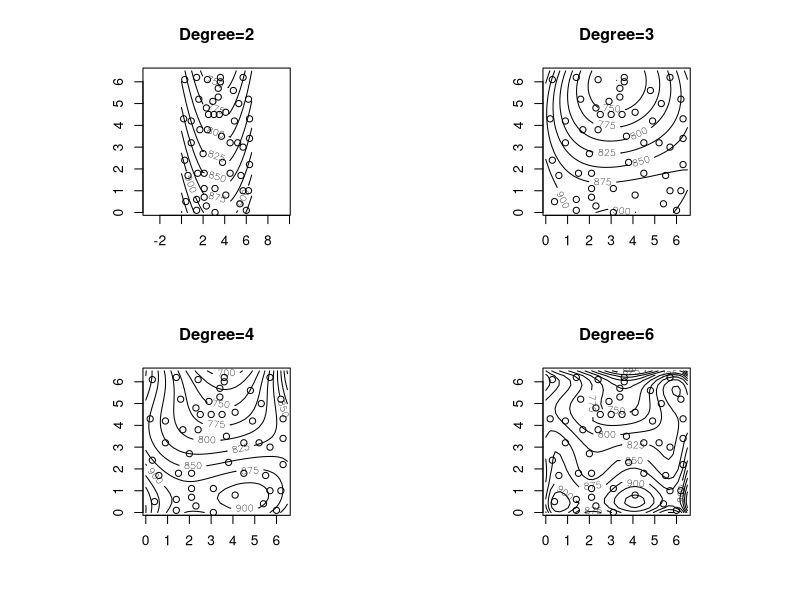
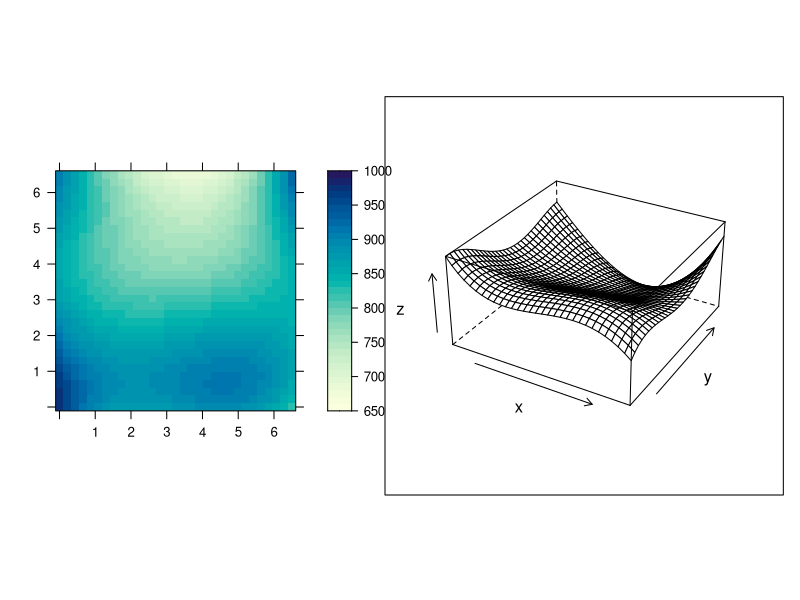
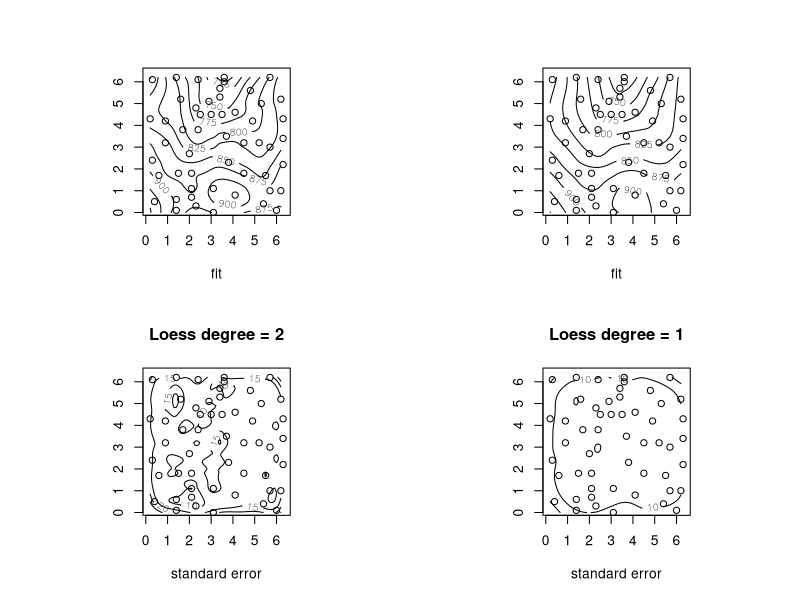
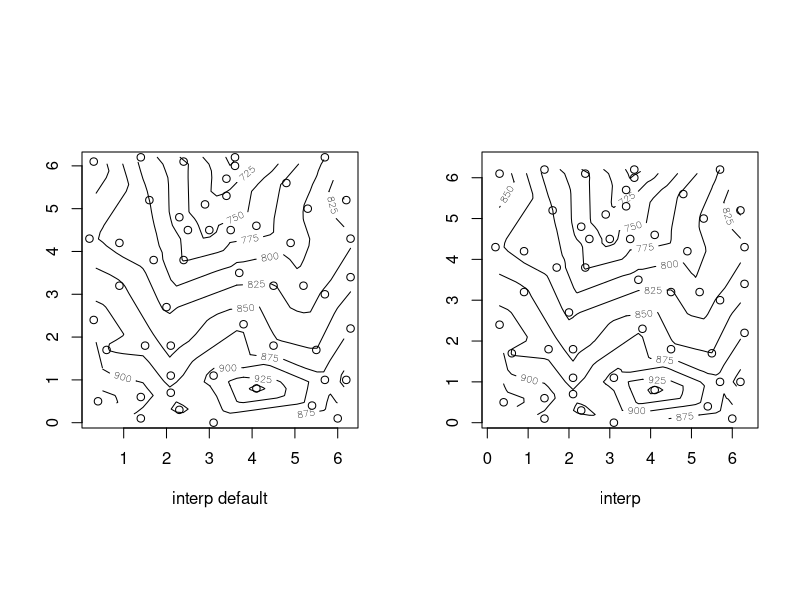
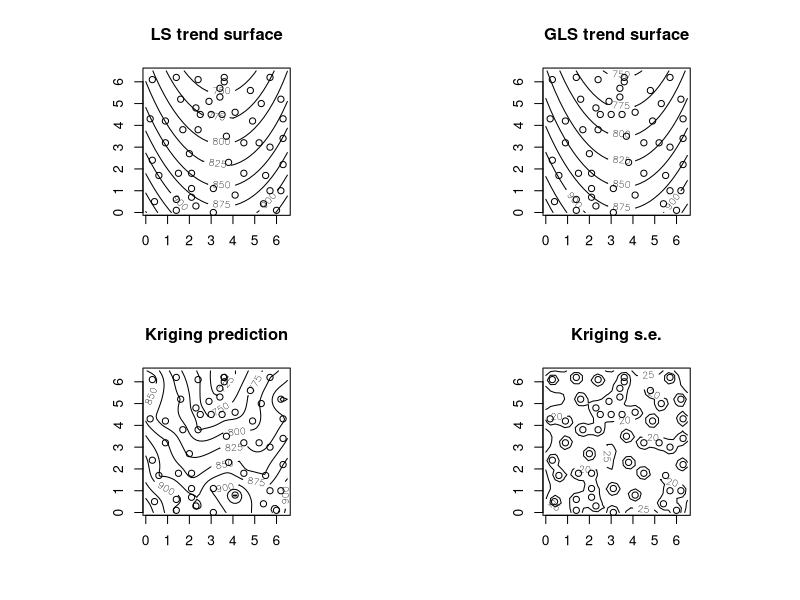
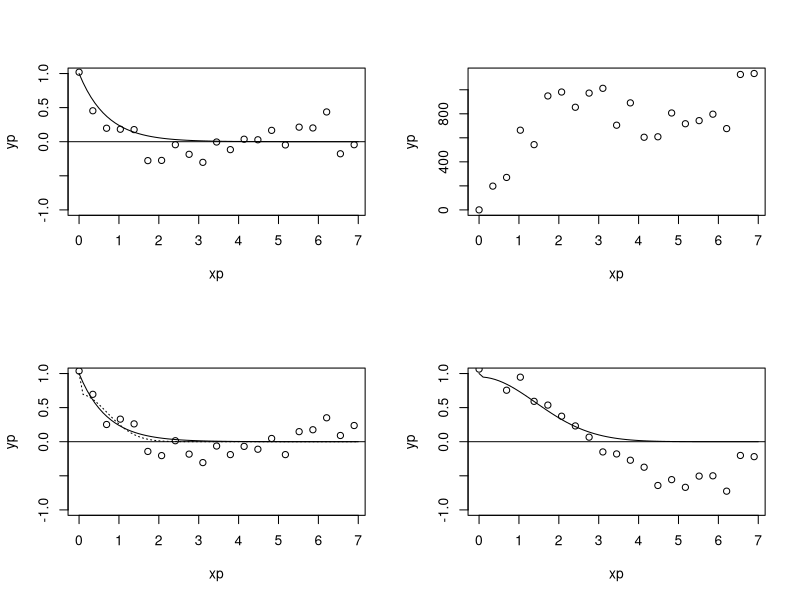
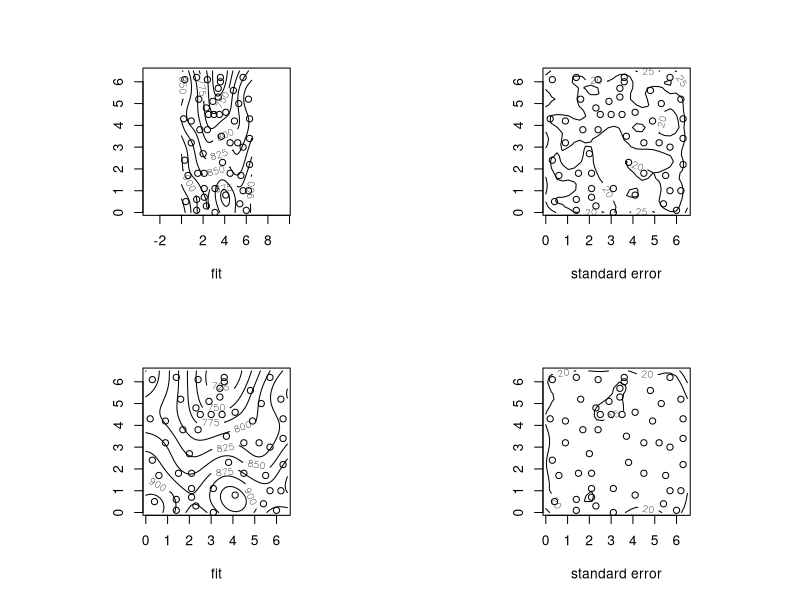
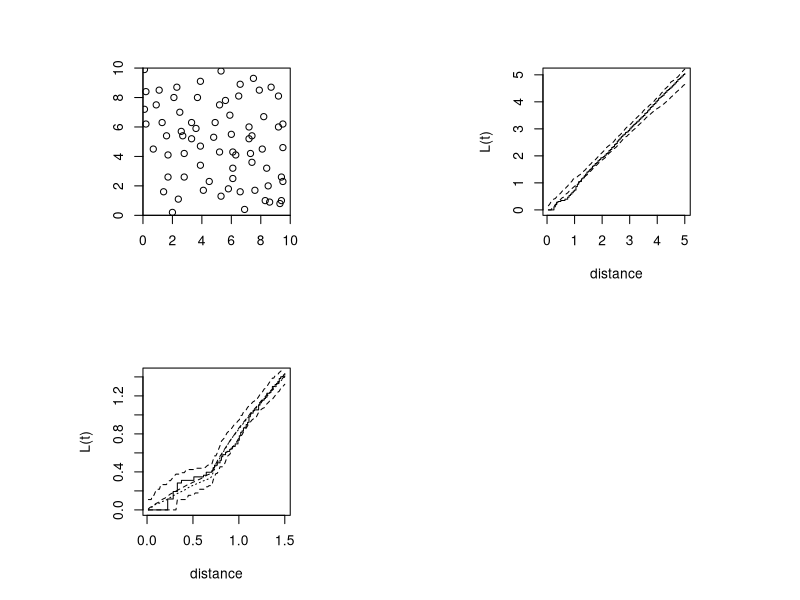

Source code (R) for these figures, in order:
#-*- R -*-

## Script from Fourth Edition of `Modern Applied Statistics with S'

# Chapter 15   Spatial Statistics

library(MASS)
pdf(file="ch15.pdf", width=8, height=8, pointsize=9)
options(width=65, digits=5)

library(spatial)

# 15.1  Spatial interpolation and smoothing

par(mfrow=c(2,2), pty = "s")
topo.ls <- surf.ls(2, topo)
trsurf <- trmat(topo.ls, 0, 6.5, 0, 6.5, 30)
eqscplot(trsurf, , xlab = "", ylab = "", type = "n")
contour(trsurf, levels = seq(600, 1000, 25), add = TRUE)
points(topo)
title("Degree=2")
topo.ls <- surf.ls(3, topo)
trsurf <- trmat(topo.ls, 0, 6.5, 0, 6.5, 30)
eqscplot(trsurf, , xlab = "", ylab = "", type = "n")
contour(trsurf, levels = seq(600, 1000, 25), add = TRUE)
points(topo)
title("Degree=3")
topo.ls <- surf.ls(4, topo)
trsurf <- trmat(topo.ls, 0, 6.5, 0, 6.5, 30)
eqscplot(trsurf, , xlab = "", ylab = "", type = "n")
contour(trsurf, levels = seq(600, 1000, 25), add = TRUE)
points(topo)
title("Degree=4")
topo.ls <- surf.ls(6, topo)
trsurf <- trmat(topo.ls, 0, 6.5, 0, 6.5, 30)
eqscplot(trsurf, , xlab = "", ylab = "", type = "n")
contour(trsurf, levels = seq(600, 1000, 25), add = TRUE)
points(topo)
title("Degree=6")

library(lattice)
topo.ls <- surf.ls(4, topo)
trsurf <- trmat(topo.ls, 0, 6.5, 0, 6.5, 30)
trsurf[c("x", "y")] <- expand.grid(x=trsurf$x, y=trsurf$y)
plt1 <- levelplot(z ~ x * y, trsurf, aspect=1,
           at = seq(650, 1000, 10),  xlab = "", ylab = "")
plt2 <- wireframe(z ~ x * y, trsurf, aspect=c(1, 0.5),
           screen = list(z = -30, x = -60))
print(plt1, position = c(0, 0, 0.5, 1), more=TRUE)
print(plt2, position = c(0.45, 0, 1, 1))

par(mfcol = c(2, 2), pty = "s")
topo.loess <- loess(z ~ x * y, topo, degree = 2, span = 0.25,
  normalize = FALSE)
topo.mar <- list(x = seq(0, 6.5, 0.1), y = seq(0, 6.5, 0.1))
topo.lo <- predict(topo.loess, expand.grid(topo.mar), se = TRUE)
eqscplot(topo.mar, xlab = "fit", ylab = "", type = "n")
contour(topo.mar$x, topo.mar$y, topo.lo$fit,
   levels = seq(700, 1000, 25), add = TRUE)
points(topo)
eqscplot(topo.mar, xlab = "standard error", ylab = "", type = "n")
contour(topo.mar$x,topo.mar$y,topo.lo$se.fit,
  levels = seq(5, 25, 5), add = TRUE)
title("Loess degree = 2")
points(topo)

topo.loess <- loess(z ~ x * y, topo, degree = 1, span = 0.25, normalize = FALSE)
topo.lo <- predict(topo.loess, expand.grid(topo.mar), se=TRUE)
eqscplot(topo.mar, xlab = "fit", ylab = "", type = "n")
contour(topo.mar$x,topo.mar$y,topo.lo$fit, levels = seq(700, 1000, 25),
        add = TRUE)
points(topo)
eqscplot(topo.mar, xlab = "standard error", ylab = "", type = "n")
contour(topo.mar$x,topo.mar$y,topo.lo$se.fit, levels = seq(5, 25, 5),
        add = TRUE)
title("Loess degree = 1")
points(topo)

library(interp) # was akima, interp.old()
par(mfrow = c(1, 2), pty=  "s")
topo.int <- interp(topo$x, topo$y, topo$z)
eqscplot(topo.int, xlab = "interp default", ylab = "", type = "n")
contour(topo.int, levels = seq(600, 1000, 25), add = TRUE)
points(topo)
topo.mar <- list(x = seq(0, 6.5, 0.1), y = seq(0, 6.5, 0.1))
topo.int2 <- interp(topo$x, topo$y, topo$z, topo.mar$x, topo.mar$y,
                    extrap = TRUE) # was ncp = 4.
eqscplot(topo.int2, xlab = "interp", ylab = "", type = "n")
contour(topo.int2, levels = seq(600, 1000, 25), add = TRUE)
points(topo)



# 15.2  Kriging

par(mfrow = c(2, 2), pty = "s")
topo.ls <- surf.ls(2, topo)
trsurf <- trmat(topo.ls, 0, 6.5, 0, 6.5, 30)
eqscplot(trsurf, , xlab = "", ylab = "", type = "n")
contour(trsurf, levels = seq(600, 1000, 25), add = TRUE)
points(topo)
title("LS trend surface")

topo.gls <- surf.gls(2, expcov, topo, d = 0.7)
trsurf <- trmat(topo.gls, 0, 6.5, 0, 6.5, 30)
eqscplot(trsurf, , xlab = "", ylab = "", type = "n")
contour(trsurf, levels = seq(600, 1000, 25), add = TRUE)
points(topo)
title("GLS trend surface")

prsurf <- prmat(topo.gls, 0, 6.5, 0, 6.5, 50)
eqscplot(prsurf, , xlab = "", ylab = "", type = "n")
contour(prsurf, levels = seq(600, 1000, 25), add = TRUE)
points(topo)
title("Kriging prediction")
sesurf <- semat(topo.gls, 0, 6.5, 0, 6.5, 30)
eqscplot(sesurf, , xlab = "", ylab = "", type = "n")
contour(sesurf, levels = c(20, 25), add = TRUE)
points(topo)
title("Kriging s.e.")

par(mfrow = c(2, 2), pty = "m")
topo.kr <- surf.ls(2, topo)
correlogram(topo.kr, 25)
d <- seq(0, 7, 0.1)
lines(d, expcov(d, 0.7))
variogram(topo.kr, 25)

## left panel of Figure 15.7
topo.kr <- surf.gls(2, expcov, topo, d=0.7)
correlogram(topo.kr, 25)
lines(d, expcov(d, 0.7))
lines(d, gaucov(d, 1.0, 0.3), lty = 3) # try nugget effect

## right panel
topo.kr <- surf.ls(0, topo)
correlogram(topo.kr, 25)
lines(d, gaucov(d, 2, 0.05))

par(mfrow = c(2, 2), pty = "s")
## top row of Figure 15.8
topo.kr <- surf.gls(2, gaucov, topo, d = 1, alph = 0.3)
prsurf <- prmat(topo.kr, 0, 6.5, 0, 6.5, 50)
eqscplot(prsurf, , xlab = "fit", ylab = "", type = "n")
contour(prsurf, levels = seq(600, 1000, 25), add = TRUE)
points(topo)
sesurf <- semat(topo.kr, 0, 6.5, 0, 6.5, 25)
eqscplot(sesurf, , xlab = "standard error", ylab = "", type = "n")
contour(sesurf, levels = c(15, 20, 25), add = TRUE)
points(topo)

## bottom row of Figure 15.8
topo.kr <- surf.gls(0, gaucov, topo, d = 2, alph = 0.05,
                    nx = 10000)
prsurf <- prmat(topo.kr, 0, 6.5, 0, 6.5, 50)
eqscplot(prsurf, , xlab = "fit", ylab = "", type = "n")
contour(prsurf, levels = seq(600, 1000, 25), add = TRUE)
points(topo)
sesurf <- semat(topo.kr, 0, 6.5, 0, 6.5, 25)
eqscplot(sesurf, , xlab = "standard error", ylab = "", type = "n")
contour(sesurf, levels = c(15, 20, 25), add = TRUE)
points(topo)



# 15.3  Point process analysis

library(spatial)
pines <- ppinit("pines.dat")
par(mfrow = c(2, 2), pty = "s")
plot(pines, xlim = c(0, 10), ylim = c(0, 10),
    xlab = "", ylab = "", xaxs = "i", yaxs = "i")
plot(Kfn(pines,5), type = "s", xlab = "distance", ylab = "L(t)")
lims <- Kenvl(5, 100, Psim(72))
lines(lims$x, lims$l, lty = 2)
lines(lims$x, lims$u, lty = 2)

ppregion(pines)
plot(Kfn(pines, 1.5), type = "s",
    xlab = "distance", ylab = "L(t)")
lims <- Kenvl(1.5, 100, Strauss(72, 0.2, 0.7))
lines(lims$x, lims$a, lty = 2)
lines(lims$x, lims$l, lty = 2)
lines(lims$x, lims$u, lty = 2)
pplik(pines, 0.7)
lines(Kaver(1.5, 100, Strauss(72, 0.15, 0.7)), lty = 3)

# End of ch15
